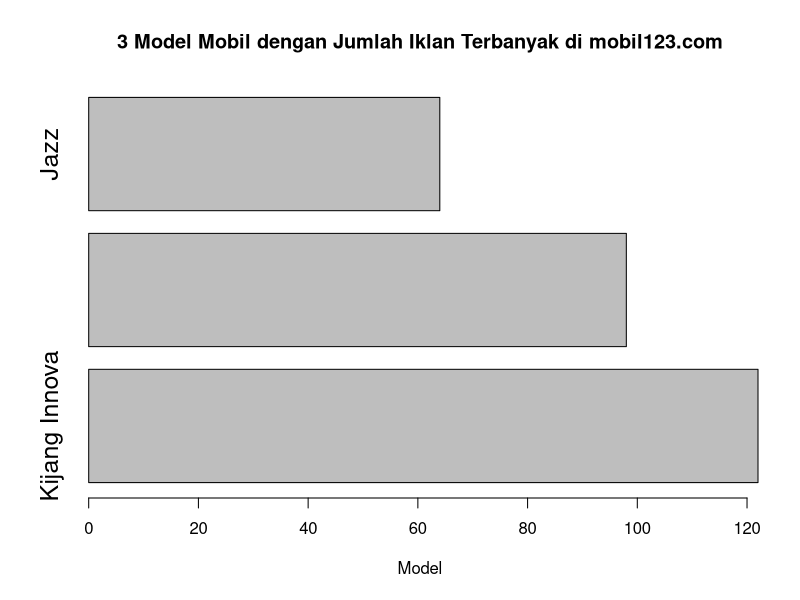
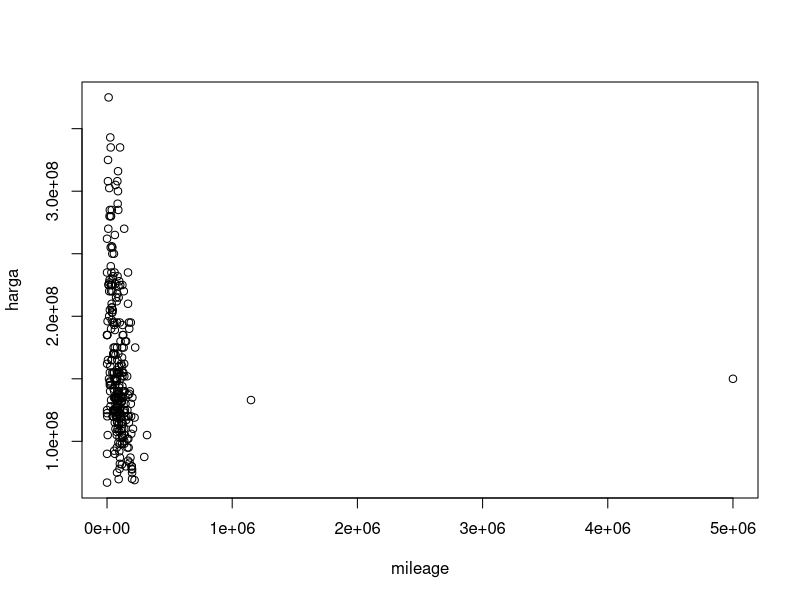
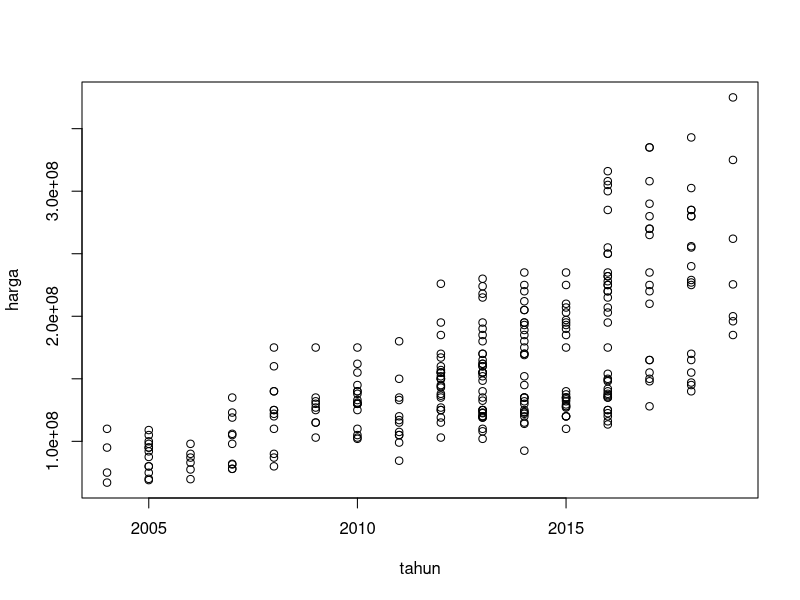
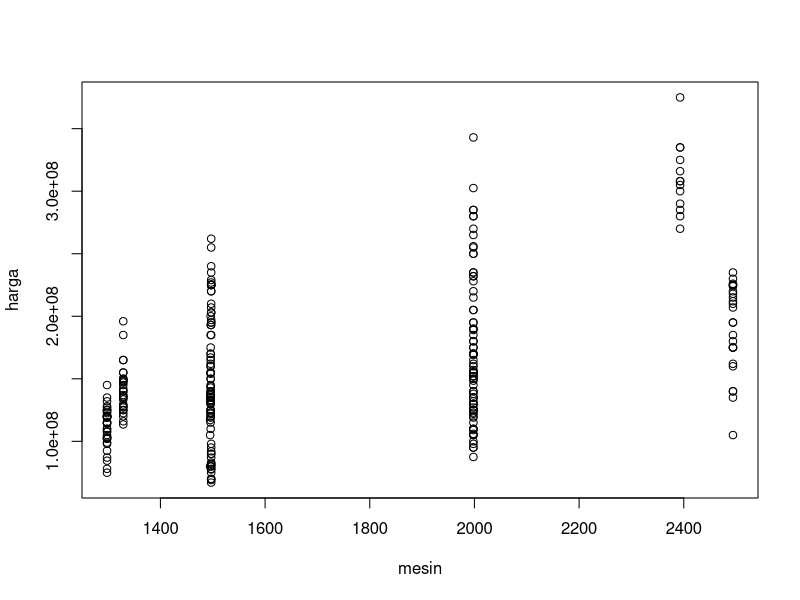
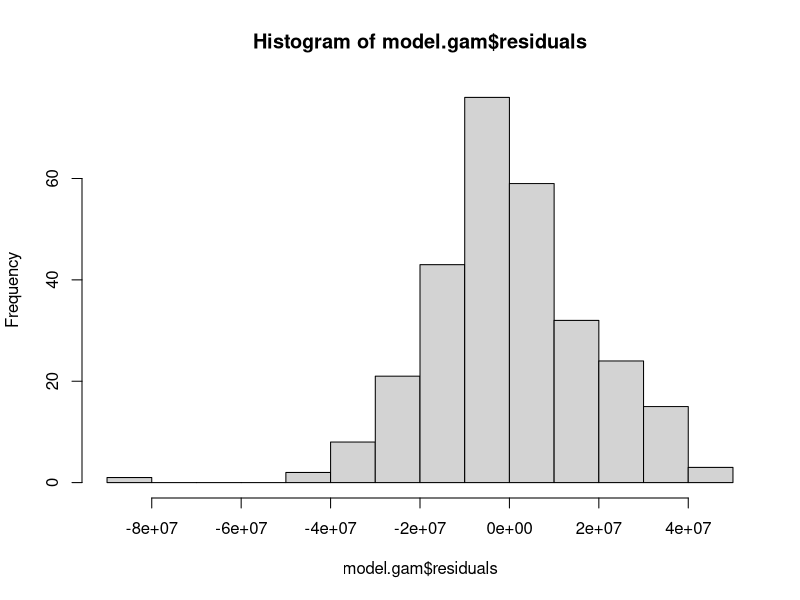
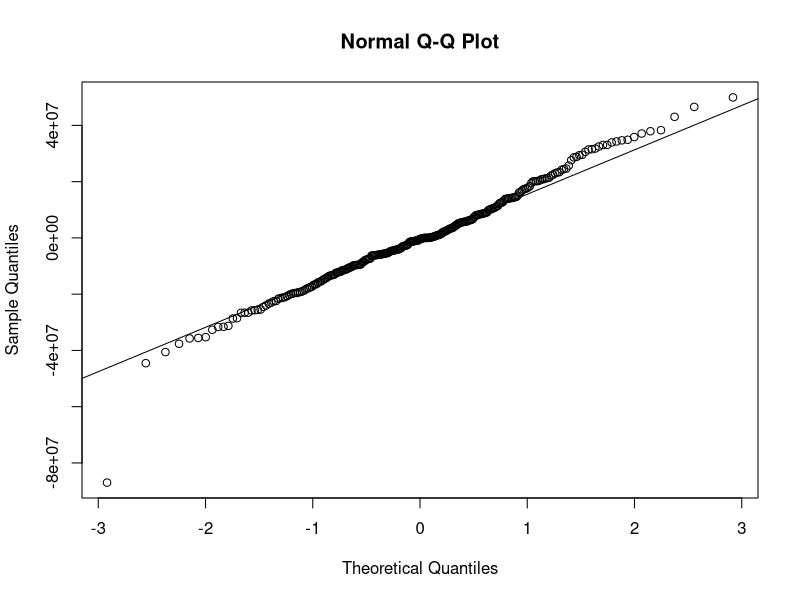
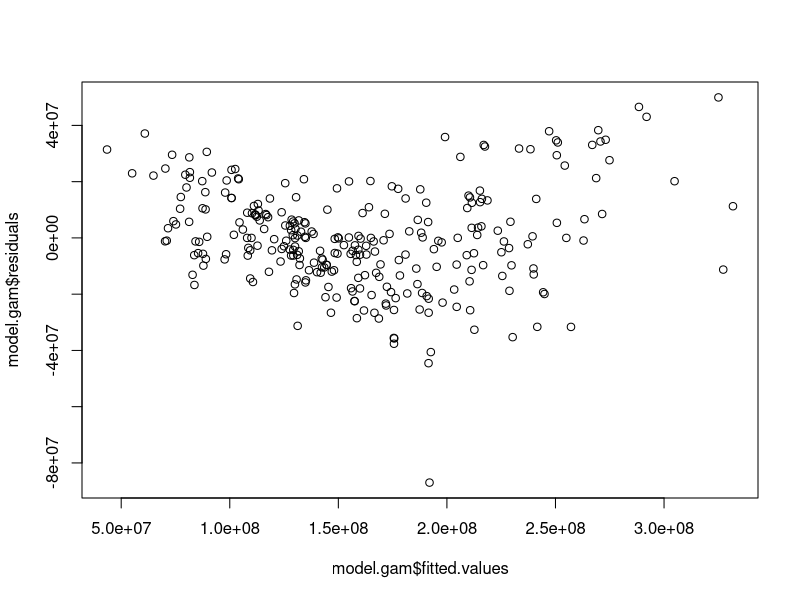
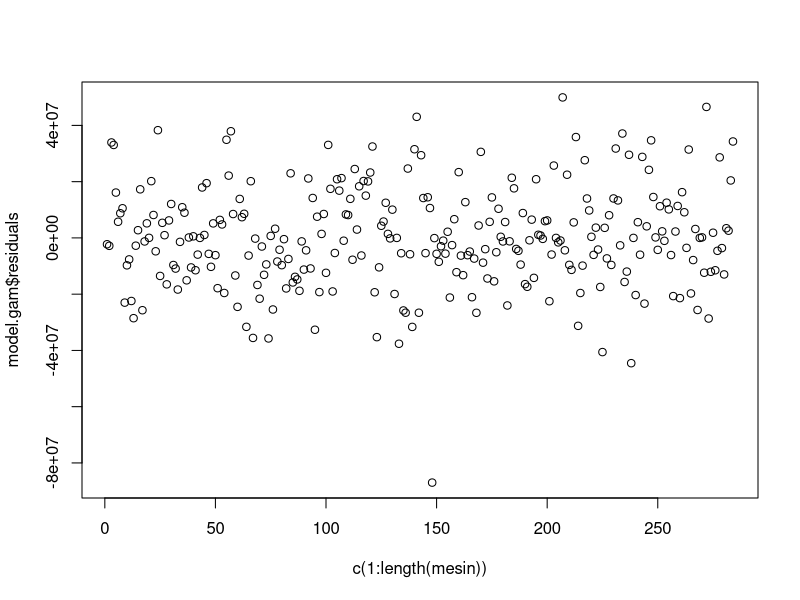

Recreate these plots in R, in order.
library(tidyverse)
library(gam)
library(mgcv)
library(plyr)
library(lmtest)

mobil<-read.csv("file.csv")
summary(mobil)
attach(mobil)

modelmobil<-plyr::count(mobil,'model')
modelmobil<-modelmobil[order(-modelmobil$freq),]
barplot(head(modelmobil$freq,n = 3),
        names.arg = head(modelmobil$model,n=3),
        horiz=TRUE,
        xlab="Model",
        cex.names = 1.5,
        title="cl",
        main="3 Model Mobil dengan Jumlah Iklan Terbanyak di mobil123.com"
        )
detach(mobil)

mobil<-mobil %>% filter(
  model %in% c("Jazz","Avanza","Kijang Innova")
)
attach(mobil)

resettest(harga ~ mileage , power=3, type="regressor")
resettest(harga ~ tahun , power=3, type="regressor")
resettest(harga ~ mesin , power=3, type="regressor")

plot(mileage,harga)
plot(tahun,harga)
plot(mesin,harga)

model.gam<-gam(harga~mesin+s(mileage)+s(tahun)
               +factor(warna)+factor(transmisi)+factor(variant)+factor(merk))
summary(model.gam)

mean(model.gam$residuals)
summary(model.gam$residuals)

hist(model.gam$residuals) 
qqnorm(model.gam$residuals) 
qqline(model.gam$residuals)

plot(model.gam$fitted.values,model.gam$residuals) 
plot(c(1:length(mesin)),model.gam$residuals)
